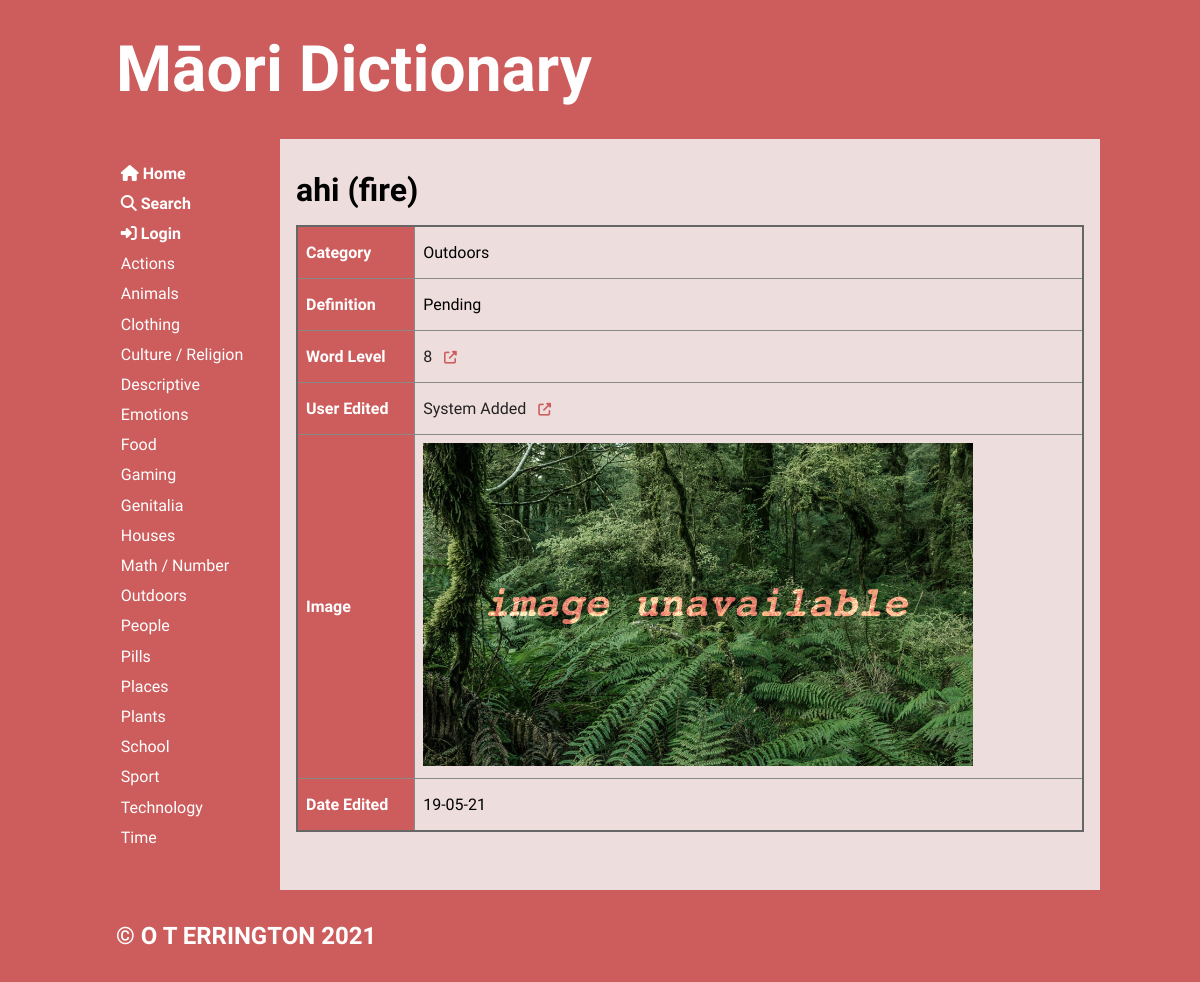
Page /word/74 on the committed database.
### tables this page shows
CREATE TABLE "categories"
(
	cat_id integer
		constraint Category_pk
			primary key autoincrement,
	category varchar(20)
);

CREATE TABLE "words"
(
	word_id integer
		constraint words_pk
			primary key autoincrement,
	maori varchar(20),
	english varchar(20),
	cat_id integer,
	definition varchar(100),
	word_level integer,
	user_id integer,
	image varchar(50),
	date_added varchar(10)
);

CREATE TABLE users
(
	user_id integer
		constraint users_pk
			primary key autoincrement,
	fname varchar(20),
	lname varchar(30),
	email varchar(50),
	password varchar(30)
);

### app.py (the view)
@app.route('/word/<word_id>')
def render_word(word_id):
    con = create_connection(DB_NAME)
    query = """SELECT word_id, maori, english, cat_id, definition, word_level, user_id, image, date_added
            FROM words WHERE word_id=? ORDER BY maori"""
    cur = con.cursor()
    cur.execute(query, (word_id,))  # execute query
    word_list = cur.fetchall()  # put results in list
    if len(word_list) == 0:
        flash('Unknown Word')
        return redirect('/')
    query = """SELECT cat_id, category
            FROM categories WHERE cat_id=?"""
    cur = con.cursor()
    cur.execute(query, (word_list[0][3],))  # execute query
    cat_name_list = cur.fetchall()  # put results in list
    query = """SELECT user_id, fname, lname
            FROM users WHERE user_id=?"""
    cur = con.cursor()
    cur.execute(query, (word_list[0][6],))  # execute query
    user_name_list = cur.fetchall()  # put results in list
    con.close()
    return render_template('word.html', words=word_list, categories=get_categories(),
                           cat_name_list=cat_name_list, logged_in=is_logged_in(),
                           user_name_list=user_name_list)

### app.py (called while the page is built)
def create_connection(db_file):
    try:
        connection = sqlite3.connect(db_file)
        return connection
    except Error as e:  # unless there's an error
        print(e)
    return None

def get_categories():
    con = create_connection(DB_NAME)
    query = """SELECT cat_id, category
            FROM categories
            ORDER BY category"""
    cur = con.cursor()
    cur.execute(query)
    category_list = cur.fetchall()
    con.close()
    return category_list

def is_logged_in():
    if session.get("email") is None:
        print("not logged in")
        return False
    else:  # if email isn't empty then user must be logged in
        print("logged in")
        return True

### templates/word.html (shortened to what this page needs)
{% extends 'base.html' %}
{% block main %}
    <h2>{{ words[0][1] }} ({{ words[0][2] }})</h2>
    {% if cat_name_list|length == 0 %}
        <p class="error">No information found in {{ words[0][1] }} word. Please try again later.</p>
    {% else %}
        <table>
            {%  for word in words %}
                <tr>
                    <th>Category</th>
                    <td><p>{{ cat_name_list[0][1] }}</p></td>
                </tr>
                <tr>
                    <th>Definition</th>
                    <td><p>{{ word[4] }}</p></td>
                </tr>
                <tr>
                    <th>Word Level</th>
                    <td class="category-highlight">
                        <a href="/searchresults/{{ word[5] }}">
                            <p>{{ word[5] }} &nbsp;
                                <i class="fas fa-external-link-alt external-link"></i>
                            </p>
                        </a>
                    </td>
                </tr>
                <tr>
                    <th>User Edited</th>
                    <td class="category-highlight">
                        <a href="/publicuser/{{ user_name_list[0][0] }}">
                            <p>{{ user_name_list[0][1] }} {{ user_name_list[0][2] }} &nbsp;
                                <i class="fas fa-external-link-alt external-link"></i>
                            </p>
                        </a>
                    </td>
                </tr>
                <tr>
                    <th>Image</th>
                    <td><img alt="word_image" src="/static/images/{{ word[7] }}"></td>
                </tr>
                <tr>
                    <th>Date Edited</th>
                    <td><p>{{ word[8] }}</p></td>
                </tr>
            {%  endfor %}
        </table>
    {% endif %}
{% endblock %}

### templates/base.html (shortened to what this page needs)
<!doctype html>
<html lang="en">
<head>
	<link href="{{ url_for('static', filename='css/style.css') }}" rel="stylesheet">
</head>
<body>
	<div id="container">
		<header>
			<a href="/"><h1>Māori Dictionary</h1></a>
		</header>
		<nav>
			<ul>
                <li>
                    <a href="/">
                        <i class="fas fa-home"></i><b> Home</b><br>
                    </a>
                    <a href="/search">
                        <i class="fas fa-search"></i><b> Search</b><br>
                    </a>
                    {% if logged_in %}
                        <a href="/user">
                            <i class="fas fa-user"></i><b> Account</b><br>
                        </a>
                        <a href="/logout"><i class="fas fa-sign-out-alt"></i><b> Log Out</b><br></a>
                    {%  else %}
                        <a href="/login"><i class="fas fa-sign-in-alt"></i><b> Login</b><br></a>
                    {%  endif %}
                    {% for category in categories %}
                        <a href="/category/{{ category[0] }}">
                            {{ category[1] }} <br/>
                        </a>
                    {% endfor %}
                    <br><br>
                </li>
			</ul>
		</nav>
		<main>
            {% block main%}{% endblock %}
        </main>
		<footer>
			<h3>
				&copy; O T ERRINGTON 2021
			</h3>
		</footer>
	</div>
</body>
</html>

### static/css/style.css (style rules this page uses)
* { font-family: 'KoHo', sans-serif; margin: 0; padding: 0; box-sizing: border-box; font-weight: 400; }
body { background-color: indianred; }
#container { display: grid; grid-template-columns: 75px auto; grid-template-areas: 'nav header' 'main main' 'footer footer'; }
header { grid-area: header; background-color: indianred; padding: 1rem; }
nav { grid-area: nav; }
main { grid-area: main; padding: 1rem; background-color: #edd; }
h1, h2, h3, h4, .span-heading { padding: 1rem 0; font-weight: 700; font-size: 2rem; color: black; }
h1 { font-size: 4rem; color: white; }
h3 { font-size: 1.5rem; color: white; }
p { padding: 0.5rem 0; }
a { color: #222; text-decoration: none; }
img { width: 100%; }
.external-link { color: indianred; font-size: 0.8rem; }
table { width: 100%; border: 2px solid #666; border-collapse: collapse; }
th, td { border: 1px solid #888; padding: 0.5rem; text-align: left; }
b { font-weight: 700; }
.category-highlight { transition-duration: 0.2s; }
th { background-color: indianred; color: #fff; font-weight: 700; }
img { max-width: 550px; width: 100%; min-width: 400px; }
footer { grid-area: footer; padding: 1rem; background-color: indianred; }
@media only screen and (min-width: 768px) { #container { grid-template-columns: 180px auto; grid-template-areas: 'header header' 'nav main' 'footer footer'; } }
@media only screen and (min-width: 768px) { nav { background-color: indianred; padding: 0 0.5rem; } }
@media only screen and (min-width: 768px) { nav ul { list-style: none; } }
@media only screen and (min-width: 768px) { nav a { display: block; color: #fff; text-decoration: none; padding: 0.35rem 0 0.35rem 0.8rem; } }
@media only screen and (min-width: 1000px) { #container { width: 1000px; margin: auto; } }

### rows in the picture
categories: category "Actions"
categories: category "Animals"
categories: category "Clothing"
categories: category "Culture / Religion"
categories: category "Descriptive"
categories: category "Emotions"
categories: category "Food"
categories: category "Gaming"
categories: category "Genitalia"
categories: category "Houses"
categories: category "Math / Number"
categories: category "Outdoors"
categories: category "People"
categories: category "Pills"
categories: category "Places"
categories: category "Plants"
categories: category "School"
categories: category "Sport"
categories: category "Technology"
categories: category "Time"
words: maori "ahi", english "fire", definition "Pending", word_level "8", image (placeholder picture), date_added "19-05-21"
users: fname "System", lname "Added"
